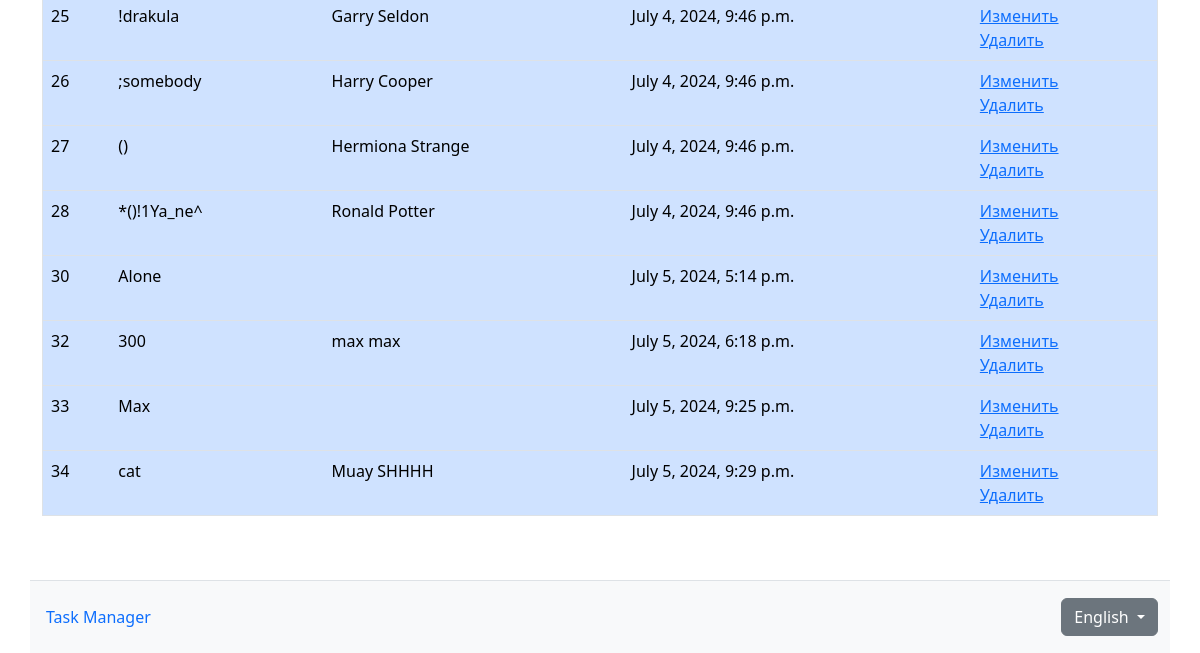
The app's page /en/users/ (lower part), older data.
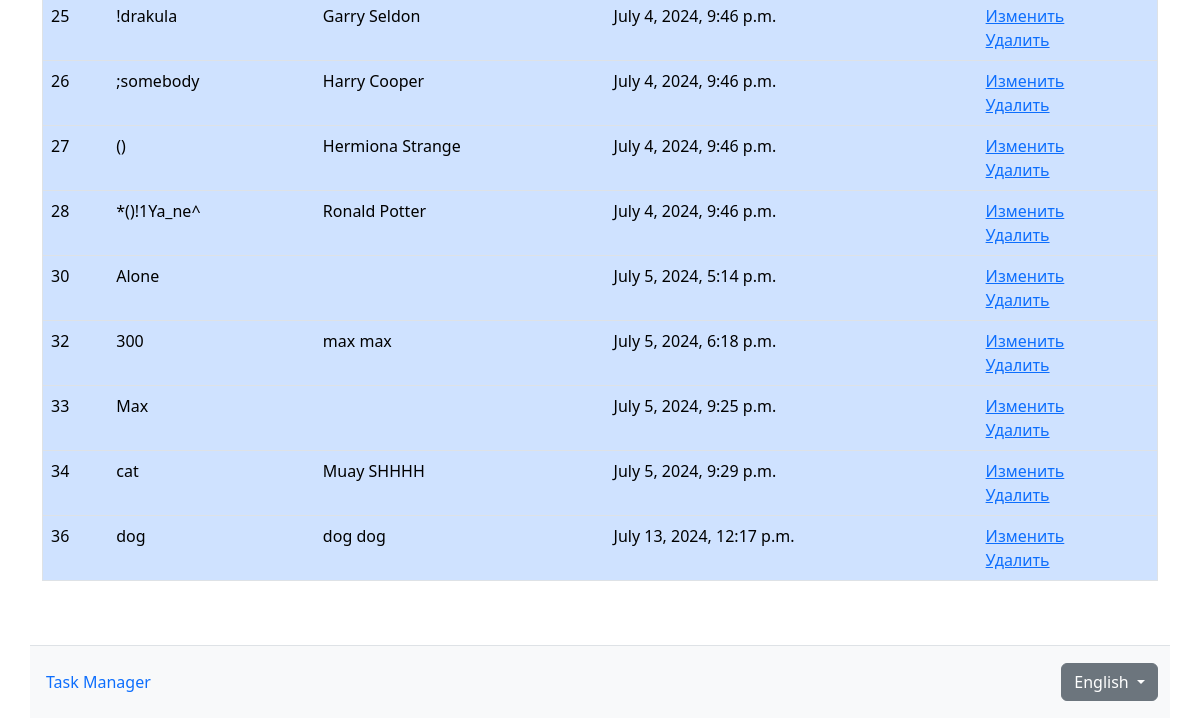
The same page, newer data.
### task_manager/users/models.py (models this page shows, shortened)
class CustomUser(AbstractUser):
    is_active = models.BooleanField(default=True)
    is_admin = models.BooleanField(default=False)
    objects = CustomUserManager()
    REQUIRED_FIELDS = ["first_name", "last_name", "password"]
    class Meta:
        permissions = [
            ("self_update", "Can self update"),
            ("self_delete", "Can self delete"),
        ]
    def get_full_name(self):
        return f"{self.first_name} {self.last_name}"

### task_manager/users/views.py (the view)
# urls.py: path("", views.UsersIndexView.as_view(), name="users_index"),
class UsersIndexView(ListView):
    model = get_user_model()
    pagination = 10
    template_name = "users/index.html"

### task_manager/templatetags/tags.py (called while the page is built)
@register.simple_tag(takes_context=True)
def change_lang(context, lang=None, *args, **kwargs):
    path = context['request'].path
    url_parts = resolve(path)
    url = path
    cur_language = get_language()
    try:
        activate(lang)
        url = reverse(url_parts.view_name, kwargs=url_parts.kwargs)
    finally:
        activate(cur_language)
    return "%s" % url

### task_manager/templates/users/index.html (shortened to what this page needs)
{% extends "layout.html" %}
{% load django_bootstrap5 %}
{% load i18n %}
{% load static %}
{% get_current_language as LANGUAGE_CODE %}
{% block content %}
<div class="table-responsive">
    <table class="table table-primary">
        {% for user in object_list %}
            <tr class="border bottom">
                <td>
                    {{ user.pk }}
                </td>
                <td>
                  {{ user.username }}
                </td>
                <td>
                    {{ user.get_full_name }}
                </td>
                <td>
                    {{ user.date_joined }}
                </td>
                <td>
                <div><a href="{% url 'users_update' pk=user.id %}">Изменить</a></div>
                <div><a href="{% url 'users_delete' pk=user.id %}">Удалить</a></div>
                </td>
            </tr>
        {% endfor %}
    </table>
    </div>
</div>
{% endblock content %}

Row changes from the older to the newer data that the page shows:
added CustomUser: pk "36", username "dog", get_full_name "dog dog", date_joined "July 13, 2024, 12:17 p.m."
